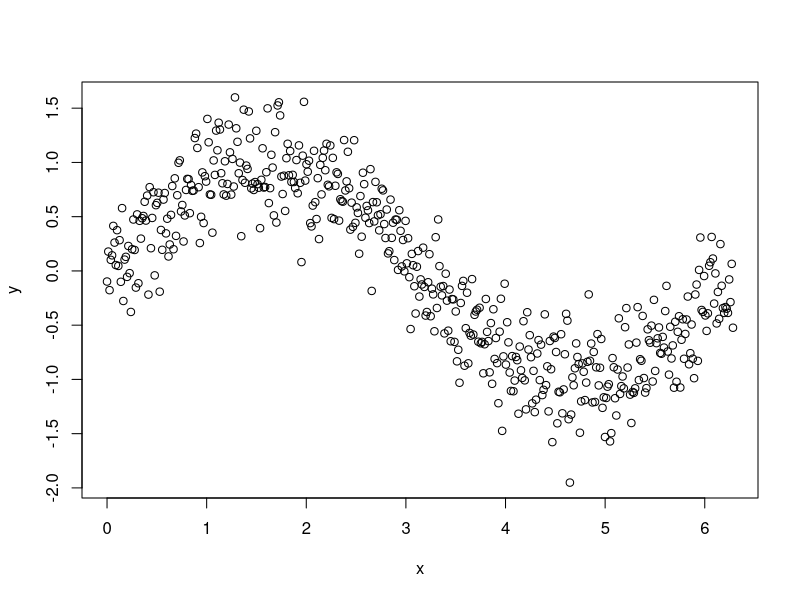
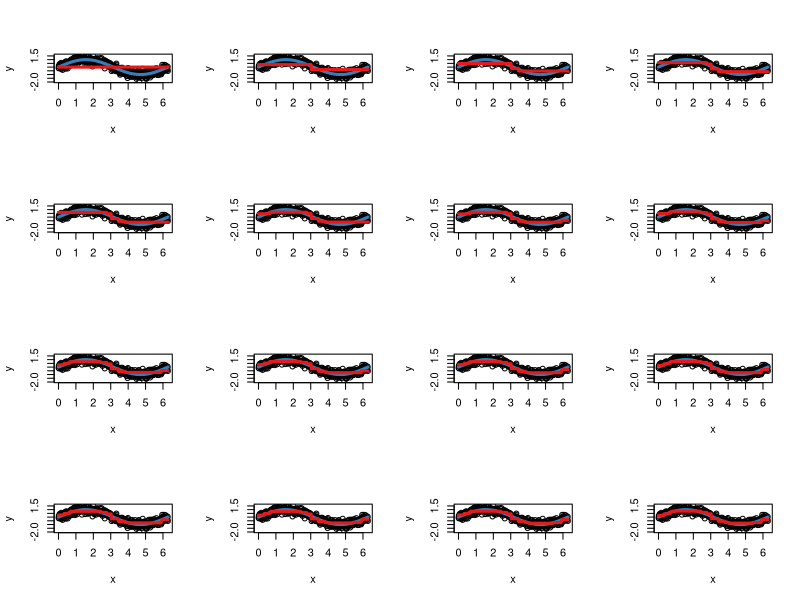

Here is the R script that generated these plots, in order:
cols <- RColorBrewer::brewer.pal(9, "Set1")

# Function to implement gradient boosted regression trees with squared-error 
# loss
rpartBoost <- function(X, y, data, num_trees = 100, learn_rate = 0.1, 
                       tree_depth = 6, verbose = FALSE) {
  require(rpart)
  G_b_hat <- matrix(0, nrow = length(y), ncol = num_trees + 1)
  r <- y
  for (tree in seq_len(num_trees)) {
    if (verbose) {
      message("iter ", tree, " of ", num_trees)
    }
    g_b_tilde <- rpart(r ~ X, control = list(cp = 0, maxdepth = tree_depth))
    g_b_hat <- learn_rate * predict(g_b_tilde)
    G_b_hat[, tree + 1] <- G_b_hat[, tree] + matrix(g_b_hat)
    r <- r - g_b_hat
  }
  colnames(G_b_hat) <- paste0("tree_", c(0, seq_len(num_trees)))
  G_b_hat
}

# Function to plot the predictions from a particular boosting iteration
plotIter <- function(object, iter, ...) {
  plot(x, y)
  lines(x, sin(x), lwd = 3, col = cols[2L])
  lines(x, object[, iter + 1], lwd = 3, col = cols[1L], ...)
  # legend("topright", legend = c("Boosted prediction", "True function"),
  #        lty = 1L, lwd = 3L, col = cols[1L:2L], inset = 0.01)
}

# Simulate some sine wave data
set.seed(101)
x <- seq(from = 0, to = 2 * pi, length = 500)
y <- sin(x) + rnorm(length(x), sd = 0.3)
plot(x, y)

# gradient boosted decision trees
bst <- rpartBoost(X = x, y = y, num_trees = 100, learn_rate = 0.5, 
                  tree_depth = 1)

# Plot first 15 iterations
par(mfrow = c(4, 4))
for (i in 0:15) {
  plotIter(bst, iter = i)
}

# Make a gif (requires that ImageMagick beinstalled on machine)
# png(file = "gifs/boosted-stumps%02d.png", width = 500, height = 500)
# for (i in c(0:100)){
#   plotIter(bst, iter = i)
# }
# dev.off()
# system("convert -delay 30 gifs/*.png gifs/boosted_stumps.gif")
# file.remove(list.files(path = "gifs", pattern = ".png", full.names = TRUE))
